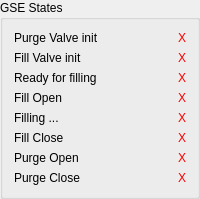
    <widget class="QGroupBox" name="gse_state_box">
     <property name="title">
      <string>GSE States</string>
     </property>
     <layout class="QGridLayout" name="gridLayout_17">
      <item row="1" column="1">
       <widget class="QLabel" name="fill_valve_init_ok_panel">
        <property name="minimumSize">
         <size>
          <width>23</width>
          <height>0</height>
         </size>
        </property>
        <property name="maximumSize">
         <size>
          <width>23</width>
          <height>16777215</height>
         </size>
        </property>
        <property name="styleSheet">
         <string notr="true">color: rgb(255, 0, 0);</string>
        </property>
        <property name="frameShape">
         <enum>QFrame::NoFrame</enum>
        </property>
        <property name="lineWidth">
         <number>1</number>
        </property>
        <property name="text">
         <string>X</string>
        </property>
        <property name="alignment">
         <set>Qt::AlignRight|Qt::AlignTrailing|Qt::AlignVCenter</set>
        </property>
       </widget>
      </item>
      <item row="0" column="1">
       <widget class="QLabel" name="purge_valve_init_panel">
        <property name="minimumSize">
         <size>
          <width>23</width>
          <height>0</height>
         </size>
        </property>
        <property name="maximumSize">
         <size>
          <width>23</width>
          <height>16777215</height>
         </size>
        </property>
        <property name="styleSheet">
         <string notr="true">color: rgb(255, 0, 0);</string>
        </property>
        <property name="frameShape">
         <enum>QFrame::NoFrame</enum>
        </property>
        <property name="lineWidth">
         <number>1</number>
        </property>
        <property name="text">
         <string>X</string>
        </property>
        <property name="alignment">
         <set>Qt::AlignRight|Qt::AlignTrailing|Qt::AlignVCenter</set>
        </property>
       </widget>
      </item>
      <item row="4" column="0">
       <widget class="QLabel" name="filling_label_gse">
        <property name="text">
         <string>Filling ...</string>
        </property>
       </widget>
      </item>
      <item row="2" column="0">
       <widget class="QLabel" name="ready_filling_label">
        <property name="text">
         <string>Ready for filling</string>
        </property>
       </widget>
      </item>
      <item row="2" column="1">
       <widget class="QLabel" name="ready_filling_ok_panel">
        <property name="minimumSize">
         <size>
          <width>23</width>
          <height>0</height>
         </size>
        </property>
        <property name="maximumSize">
         <size>
          <width>23</width>
          <height>16777215</height>
         </size>
        </property>
        <property name="styleSheet">
         <string notr="true">color: rgb(255, 0, 0);</string>
        </property>
        <property name="frameShape">
         <enum>QFrame::NoFrame</enum>
        </property>
        <property name="lineWidth">
         <number>1</number>
        </property>
        <property name="text">
         <string>X</string>
        </property>
        <property name="alignment">
         <set>Qt::AlignRight|Qt::AlignTrailing|Qt::AlignVCenter</set>
        </property>
       </widget>
      </item>
      <item row="4" column="1">
       <widget class="QLabel" name="filling_gse_ok_panel">
        <property name="minimumSize">
         <size>
          <width>23</width>
          <height>0</height>
         </size>
        </property>
        <property name="maximumSize">
         <size>
          <width>23</width>
          <height>16777215</height>
         </size>
        </property>
        <property name="styleSheet">
         <string notr="true">color: rgb(255, 0, 0);</string>
        </property>
        <property name="frameShape">
         <enum>QFrame::NoFrame</enum>
        </property>
        <property name="lineWidth">
         <number>1</number>
        </property>
        <property name="text">
         <string>X</string>
        </property>
        <property name="alignment">
         <set>Qt::AlignRight|Qt::AlignTrailing|Qt::AlignVCenter</set>
        </property>
       </widget>
      </item>
      <item row="1" column="0">
       <widget class="QLabel" name="fill_valve_init_label">
        <property name="text">
         <string>Fill Valve init</string>
        </property>
       </widget>
      </item>
      <item row="3" column="0">
       <widget class="QLabel" name="fill_open_label">
        <property name="text">
         <string>Fill Open</string>
        </property>
       </widget>
      </item>
      <item row="3" column="1">
       <widget class="QLabel" name="fill_valve_open_panel">
        <property name="minimumSize">
         <size>
          <width>23</width>
          <height>0</height>
         </size>
        </property>
        <property name="maximumSize">
         <size>
          <width>23</width>
          <height>16777215</height>
         </size>
        </property>
        <property name="styleSheet">
         <string notr="true">color: rgb(255, 0, 0);</string>
        </property>
        <property name="frameShape">
         <enum>QFrame::NoFrame</enum>
        </property>
        <property name="lineWidth">
         <number>1</number>
        </property>
        <property name="text">
         <string>X</string>
        </property>
        <property name="alignment">
         <set>Qt::AlignRight|Qt::AlignTrailing|Qt::AlignVCenter</set>
        </property>
       </widget>
      </item>
      <item row="0" column="0">
       <widget class="QLabel" name="purge_valve_init_label">
        <property name="text">
         <string>Purge Valve init</string>
        </property>
       </widget>
      </item>
      <item row="6" column="1">
       <widget class="QLabel" name="purge_open_ok_panel">
        <property name="minimumSize">
         <size>
          <width>23</width>
          <height>0</height>
         </size>
        </property>
        <property name="maximumSize">
         <size>
          <width>23</width>
          <height>16777215</height>
         </size>
        </property>
        <property name="styleSheet">
         <string notr="true">color: rgb(255, 0, 0);</string>
        </property>
        <property name="frameShape">
         <enum>QFrame::NoFrame</enum>
        </property>
        <property name="lineWidth">
         <number>1</number>
        </property>
        <property name="text">
         <string>X</string>
        </property>
        <property name="alignment">
         <set>Qt::AlignRight|Qt::AlignTrailing|Qt::AlignVCenter</set>
        </property>
       </widget>
      </item>
      <item row="5" column="1">
       <widget class="QLabel" name="fill_valve_close_ok_panel">
        <property name="minimumSize">
         <size>
          <width>23</width>
          <height>0</height>
         </size>
        </property>
        <property name="maximumSize">
         <size>
          <width>23</width>
          <height>16777215</height>
         </size>
        </property>
        <property name="styleSheet">
         <string notr="true">color: rgb(255, 0, 0);</string>
        </property>
        <property name="frameShape">
         <enum>QFrame::NoFrame</enum>
        </property>
        <property name="lineWidth">
         <number>1</number>
        </property>
        <property name="text">
         <string>X</string>
        </property>
        <property name="alignment">
         <set>Qt::AlignRight|Qt::AlignTrailing|Qt::AlignVCenter</set>
        </property>
       </widget>
      </item>
      <item row="5" column="0">
       <widget class="QLabel" name="fill_close_label">
        <property name="text">
         <string>Fill Close</string>
        </property>
       </widget>
      </item>
      <item row="7" column="1">
       <widget class="QLabel" name="purge_close_ok_panel">
        <property name="minimumSize">
         <size>
          <width>23</width>
          <height>0</height>
         </size>
        </property>
        <property name="maximumSize">
         <size>
          <width>23</width>
          <height>16777215</height>
         </size>
        </property>
        <property name="styleSheet">
         <string notr="true">color: rgb(255, 0, 0);</string>
        </property>
        <property name="frameShape">
         <enum>QFrame::NoFrame</enum>
        </property>
        <property name="lineWidth">
         <number>1</number>
        </property>
        <property name="text">
         <string>X</string>
        </property>
        <property name="alignment">
         <set>Qt::AlignRight|Qt::AlignTrailing|Qt::AlignVCenter</set>
        </property>
       </widget>
      </item>
      <item row="6" column="0">
       <widget class="QLabel" name="purge_open_label">
        <property name="text">
         <string>Purge Open</string>
        </property>
       </widget>
      </item>
      <item row="7" column="0">
       <widget class="QLabel" name="purge_close_label">
        <property name="text">
         <string>Purge Close</string>
        </property>
       </widget>
      </item>
     </layout>
    </widget>
